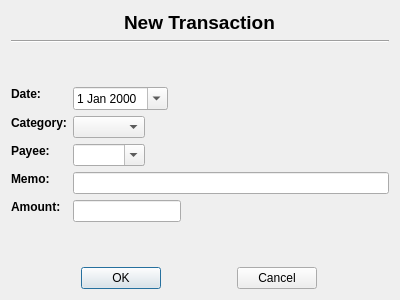
<?xml version="1.0" encoding="UTF-8"?>
<ui version="4.0">
 <class>NewTransaction</class>
 <widget class="QDialog" name="NewTransaction">
  <property name="geometry">
   <rect>
    <x>0</x>
    <y>0</y>
    <width>400</width>
    <height>300</height>
   </rect>
  </property>
  <property name="windowTitle">
   <string>New Transaction</string>
  </property>
  <layout class="QVBoxLayout" name="verticalLayout">
   <item alignment="Qt::AlignHCenter">
    <widget class="QLabel" name="new_transaction_title_label">
     <property name="sizePolicy">
      <sizepolicy hsizetype="Fixed" vsizetype="Fixed">
       <horstretch>0</horstretch>
       <verstretch>0</verstretch>
      </sizepolicy>
     </property>
     <property name="font">
      <font>
       <pointsize>14</pointsize>
       <bold>true</bold>
      </font>
     </property>
     <property name="text">
      <string>New Transaction</string>
     </property>
    </widget>
   </item>
   <item>
    <widget class="Line" name="line">
     <property name="orientation">
      <enum>Qt::Horizontal</enum>
     </property>
    </widget>
   </item>
   <item>
    <spacer name="verticalSpacer">
     <property name="orientation">
      <enum>Qt::Vertical</enum>
     </property>
     <property name="sizeHint" stdset="0">
      <size>
       <width>20</width>
       <height>40</height>
      </size>
     </property>
    </spacer>
   </item>
   <item>
    <layout class="QFormLayout" name="formLayout">
     <item row="0" column="0">
      <widget class="QLabel" name="date_label">
       <property name="sizePolicy">
        <sizepolicy hsizetype="Fixed" vsizetype="Fixed">
         <horstretch>0</horstretch>
         <verstretch>0</verstretch>
        </sizepolicy>
       </property>
       <property name="font">
        <font>
         <bold>true</bold>
        </font>
       </property>
       <property name="text">
        <string>Date:</string>
       </property>
      </widget>
     </item>
     <item row="0" column="1">
      <widget class="QDateEdit" name="date">
       <property name="sizePolicy">
        <sizepolicy hsizetype="Fixed" vsizetype="Fixed">
         <horstretch>0</horstretch>
         <verstretch>0</verstretch>
        </sizepolicy>
       </property>
       <property name="calendarPopup">
        <bool>true</bool>
       </property>
      </widget>
     </item>
     <item row="1" column="0">
      <widget class="QLabel" name="category_label">
       <property name="sizePolicy">
        <sizepolicy hsizetype="Fixed" vsizetype="Fixed">
         <horstretch>0</horstretch>
         <verstretch>0</verstretch>
        </sizepolicy>
       </property>
       <property name="font">
        <font>
         <bold>true</bold>
        </font>
       </property>
       <property name="text">
        <string>Category:</string>
       </property>
      </widget>
     </item>
     <item row="1" column="1">
      <widget class="QComboBox" name="category">
       <property name="sizePolicy">
        <sizepolicy hsizetype="Fixed" vsizetype="Fixed">
         <horstretch>0</horstretch>
         <verstretch>0</verstretch>
        </sizepolicy>
       </property>
       <property name="focusPolicy">
        <enum>Qt::WheelFocus</enum>
       </property>
       <property name="toolTip">
        <string/>
       </property>
       <property name="editable">
        <bool>false</bool>
       </property>
       <property name="sizeAdjustPolicy">
        <enum>QComboBox::AdjustToContents</enum>
       </property>
      </widget>
     </item>
     <item row="2" column="0">
      <widget class="QLabel" name="payee_label">
       <property name="sizePolicy">
        <sizepolicy hsizetype="Fixed" vsizetype="Fixed">
         <horstretch>0</horstretch>
         <verstretch>0</verstretch>
        </sizepolicy>
       </property>
       <property name="font">
        <font>
         <bold>true</bold>
        </font>
       </property>
       <property name="text">
        <string>Payee:</string>
       </property>
      </widget>
     </item>
     <item row="2" column="1">
      <widget class="QComboBox" name="payee">
       <property name="sizePolicy">
        <sizepolicy hsizetype="Fixed" vsizetype="Fixed">
         <horstretch>0</horstretch>
         <verstretch>0</verstretch>
        </sizepolicy>
       </property>
       <property name="focusPolicy">
        <enum>Qt::ClickFocus</enum>
       </property>
       <property name="toolTip">
        <string>Type here and press enter to add a payee</string>
       </property>
       <property name="editable">
        <bool>true</bool>
       </property>
       <property name="sizeAdjustPolicy">
        <enum>QComboBox::AdjustToContents</enum>
       </property>
      </widget>
     </item>
     <item row="3" column="0">
      <widget class="QLabel" name="memo_label">
       <property name="sizePolicy">
        <sizepolicy hsizetype="Fixed" vsizetype="Fixed">
         <horstretch>0</horstretch>
         <verstretch>0</verstretch>
        </sizepolicy>
       </property>
       <property name="font">
        <font>
         <bold>true</bold>
        </font>
       </property>
       <property name="text">
        <string>Memo:</string>
       </property>
      </widget>
     </item>
     <item row="3" column="1">
      <widget class="QLineEdit" name="memo"/>
     </item>
     <item row="4" column="0">
      <widget class="QLabel" name="amount_label">
       <property name="sizePolicy">
        <sizepolicy hsizetype="Fixed" vsizetype="Fixed">
         <horstretch>0</horstretch>
         <verstretch>0</verstretch>
        </sizepolicy>
       </property>
       <property name="font">
        <font>
         <bold>true</bold>
        </font>
       </property>
       <property name="text">
        <string>Amount:</string>
       </property>
      </widget>
     </item>
     <item row="4" column="1">
      <widget class="QLineEdit" name="amount">
       <property name="sizePolicy">
        <sizepolicy hsizetype="Fixed" vsizetype="Fixed">
         <horstretch>0</horstretch>
         <verstretch>0</verstretch>
        </sizepolicy>
       </property>
      </widget>
     </item>
    </layout>
   </item>
   <item>
    <spacer name="verticalSpacer_2">
     <property name="orientation">
      <enum>Qt::Vertical</enum>
     </property>
     <property name="sizeHint" stdset="0">
      <size>
       <width>20</width>
       <height>40</height>
      </size>
     </property>
    </spacer>
   </item>
   <item>
    <layout class="QHBoxLayout" name="horizontalLayout">
     <item>
      <widget class="QPushButton" name="ok_button">
       <property name="sizePolicy">
        <sizepolicy hsizetype="Fixed" vsizetype="Fixed">
         <horstretch>0</horstretch>
         <verstretch>0</verstretch>
        </sizepolicy>
       </property>
       <property name="text">
        <string>OK</string>
       </property>
      </widget>
     </item>
     <item>
      <widget class="QPushButton" name="cancel_button">
       <property name="sizePolicy">
        <sizepolicy hsizetype="Fixed" vsizetype="Fixed">
         <horstretch>0</horstretch>
         <verstretch>0</verstretch>
        </sizepolicy>
       </property>
       <property name="text">
        <string>Cancel</string>
       </property>
      </widget>
     </item>
    </layout>
   </item>
  </layout>
 </widget>
 <resources/>
 <connections/>
</ui>
